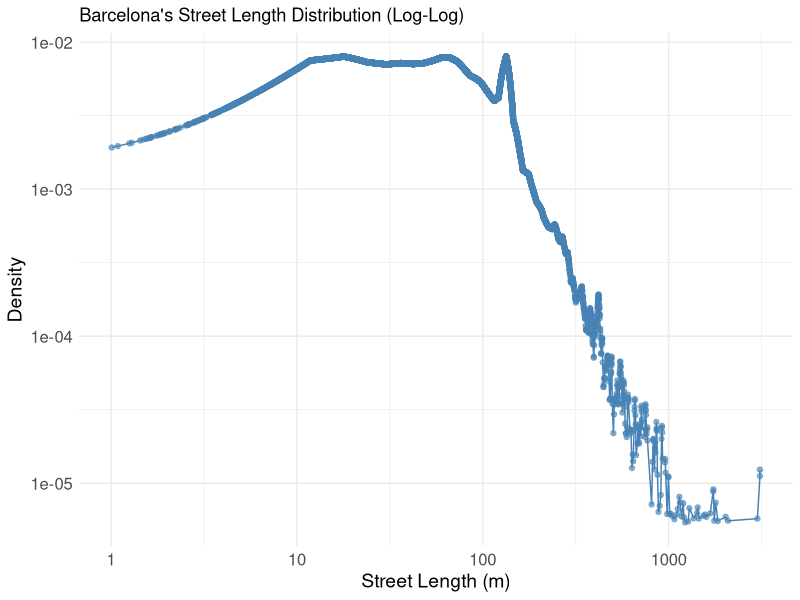
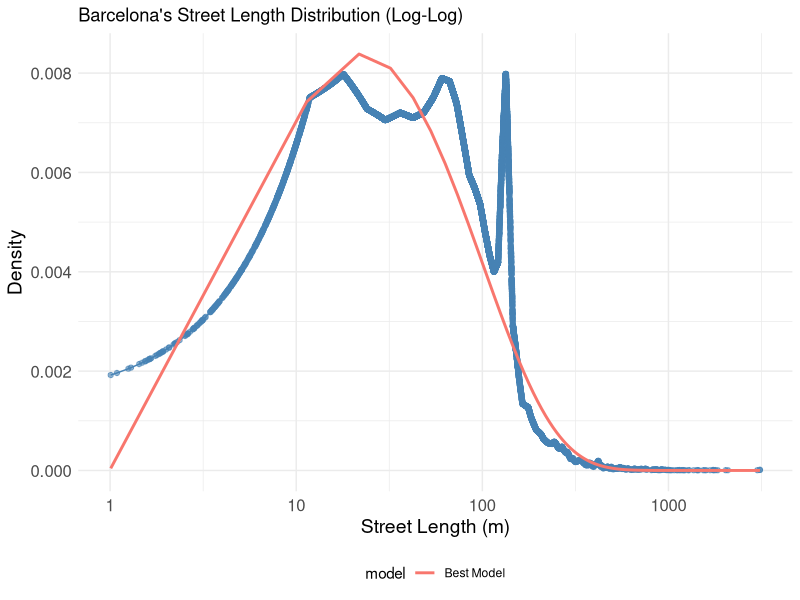
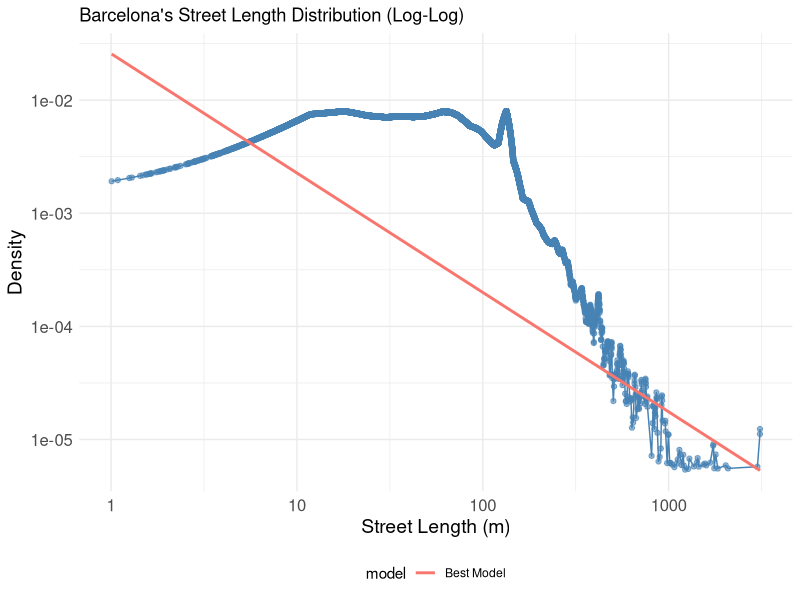
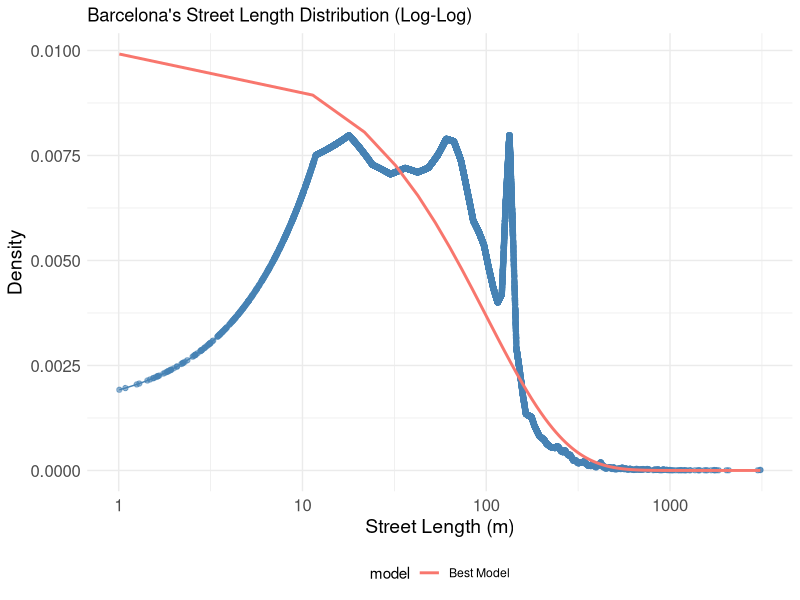
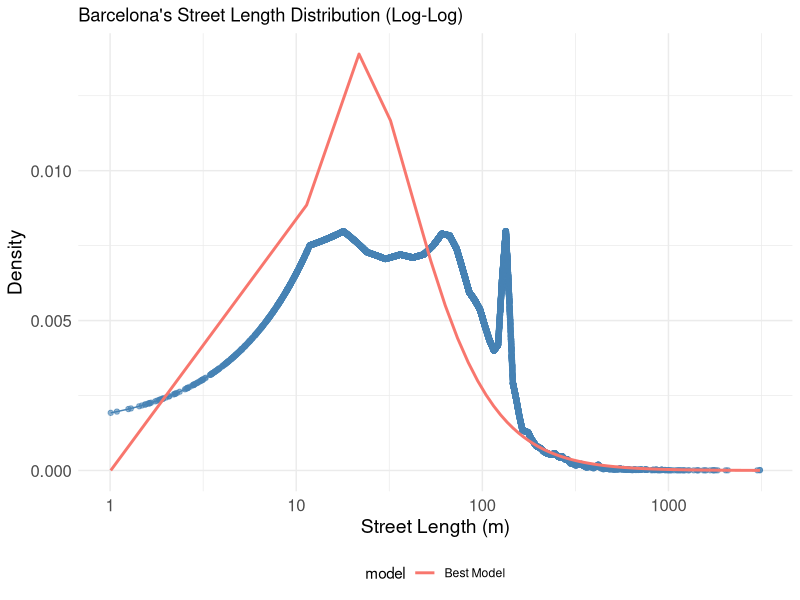
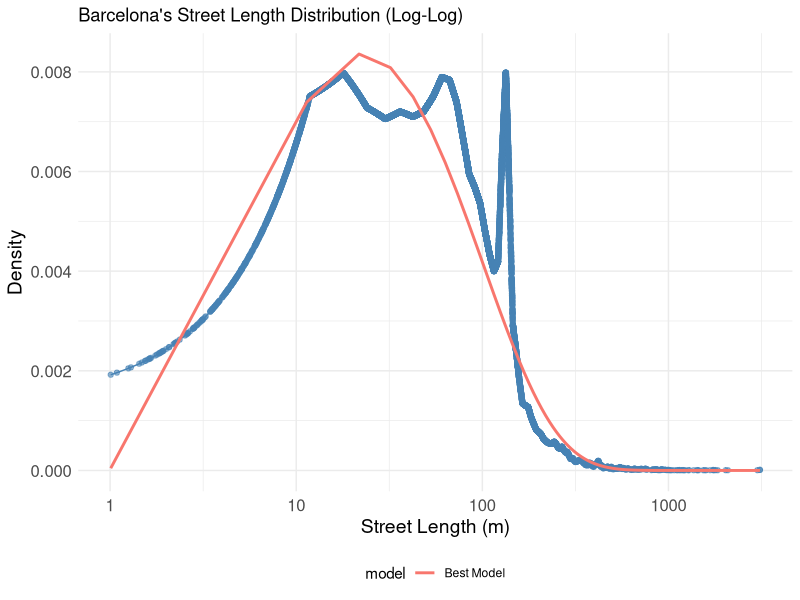
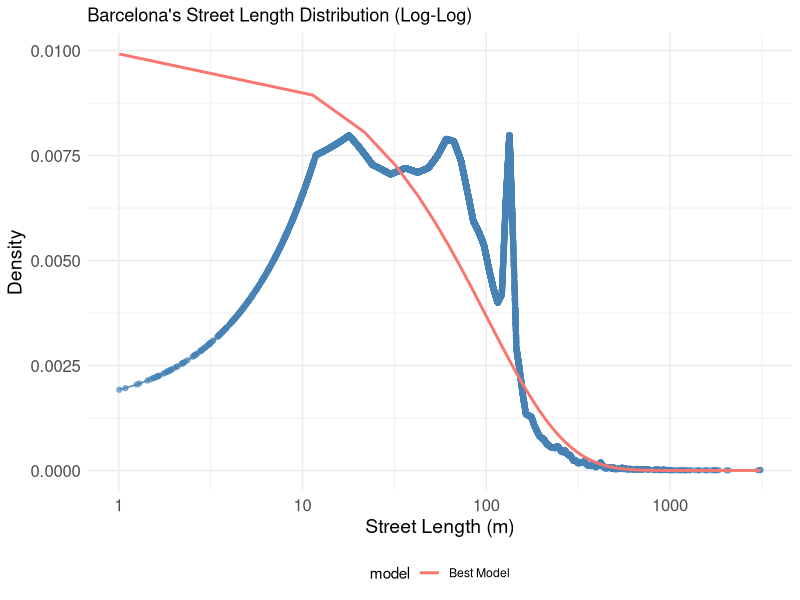

Generate these figures, in order, with R:
## Load the data

# Read the CSV file
df <- read.csv("Barcelona_street_lengths.csv")

# Rename the first column to "length"
names(df)[1] <- "length"

# Inspect
head(df)

## Estimate the density

# Estimate the kernel density of the street-length data
dens <- density(df$length, bw = "SJ")

# Convert the 'density' object to a data frame
dens_df <- data.frame(x = dens$x, y = dens$y)

# Load ggplot2
library(ggplot2)

ggplot() +
  # 1) Scatterplot of the raw data at its estimated density
  geom_point(
    data = df, aes(x = length, y = approx(dens$x, dens$y, xout = length)$y),
    color = "steelblue", alpha = 0.6
  ) +

  # 2) Add a thin line connecting the points
  geom_line(
    data = df, aes(x = length, y = approx(dens$x, dens$y, xout = length)$y),
    color = "steelblue", size = 0.5
  ) +

  # 3) Set log-log scales
  scale_x_log10() +
  scale_y_log10() +

  # 4) Add titles and labels
  labs(
    title = "Barcelona's Street Length Distribution (Log-Log)",
    x = "Street Length (m)",
    y = "Density"
  ) +

  # 5) Minimalist theme
  theme_minimal() +
  theme(
    axis.text = element_text(size = 12),
    axis.title = element_text(size = 14),
    legend.position = "none"
  )

############################################# Modelling

library(stats4)

# Function to compute the normalization constant
compute_normalization_constant <- function(alpha, beta, gamma, l_min = 1e-6, l_max = Inf) {
  f_unnormalized <- function(l, alpha, beta, gamma) {
    exp(-alpha / l - beta * l) * l^(-gamma)
  }
  
  # Attempt integration and catch errors
  result <- try(integrate(f_unnormalized,
                          lower = l_min, upper = l_max,
                          alpha = alpha, beta = beta, gamma = gamma),
                silent = TRUE)
  
  # Check if integration failed or produced non-finite results
  if (inherits(result, "try-error") || !is.finite(result$value) || result$message != "OK") {
    return(NA)  # Indicate failure
  }
  
  return(1 / result$value)
}

minus_log_likelihood <- function(alpha, beta, gamma) {
  # Attempt to compute the normalization constant
  C <- compute_normalization_constant(alpha, beta, gamma)
  
  # If integration failed, return a large penalty value
  if (is.na(C) || !is.finite(C)) {
    return(1e12)  # Large penalty to discourage this parameter set
  }
  
  # Compute the negative log-likelihood using valid normalization constant
  value <- -sum(log(C * exp(-alpha / df$length - beta * df$length) * df$length^(-gamma)))

  # If computation yields non-finite result, also penalize
  if (!is.finite(value)) {
    return(1e12)
  }
  
  return(value)
}

# Parameter estimation via MLE


result_1 <- mle(
  minus_log_likelihood,
  start = c(alpha = 145, beta = 1/2000, gamma = 4),  # Named numeric vector for start
  method = "L-BFGS-B",
  lower = c(alpha = 1e-6, beta = 1e-6, gamma = 1e-6),      # Named numeric vector for lower
  upper = c(alpha = Inf, beta = Inf, gamma = Inf)         # Named numeric vector for upper
)

result_1

result_2 <- mle(
  minus_log_likelihood,
  start = c(alpha = 100, beta = 0.001, gamma = 3),  # Named numeric vector for start
  method = "L-BFGS-B",
  lower = c(alpha = 1e-6, beta = 1e-6, gamma = 1e-6),      # Named numeric vector for lower
  upper = c(alpha = Inf, beta = Inf, gamma = Inf)         # Named numeric vector for upper
)

result_2

result_test <- mle(
  minus_log_likelihood,
  start = c(alpha = 500, beta = 0.001, gamma = 5),  # Named numeric vector for start
  method = "L-BFGS-B",
  lower = c(alpha = 1e-6, beta = 1e-6, gamma = 1e-6),      # Named numeric vector for lower
  upper = c(alpha = Inf, beta = Inf, gamma = Inf)         # Named numeric vector for upper
)

result_test

print(minus_log_likelihood(alpha =118.38138631, beta =0.00579913 , gamma =2.27288330))
print(minus_log_likelihood(alpha =1.449748e+02, beta =1.000000e-10 , gamma =3.617356e+00))
print(minus_log_likelihood(alpha =145, beta =1/2000 , gamma =3.36))
print(minus_log_likelihood(alpha =2.500000e+02, beta =1.841261e-03 , gamma =4.000074e+00))
print(minus_log_likelihood(alpha =2.000000e+02, beta =6.405599e-03 , gamma =3.000040e+00))
print(minus_log_likelihood(alpha =5.856739691, beta =0.011443168 , gamma =0.007618103))

print(minus_log_likelihood(alpha =6.15611022   , beta =0.01154206    , gamma =0.01154206  ))

get_AIC <- function(min_log_lik, K, N) {
  2* min_log_lik + 2 * K * N / (N - K - 1)  # AIC with correction for sample size
}

get_AIC(minus_log_likelihood(alpha =118.38138631, beta =0.00579913 , gamma =2.27288330), 3, length(df$length))

get_AIC(minus_log_likelihood(alpha =5.856739691, beta =0.011443168 , gamma =0.007618103), 3, length(df$length))

############################## Parameter tests ####################################

# Define a list of starting parameter vectors
start_grid <- list(
  c(alpha = 500, beta = 0.001, gamma = 5),
  c(alpha = 400, beta = 0.0005, gamma = 4.5),
  c(alpha = 600, beta = 0.002, gamma = 5.5),
  c(alpha = 300, beta = 0.0015, gamma = 4),
  c(alpha = 700, beta = 0.0008, gamma = 6)
  # Add as many starting points as needed
)

results_list <- vector("list", length(start_grid))

for (i in seq_along(start_grid)) {
  init <- start_grid[[i]]
  cat("Trying initialization:", init, "\n")
  # Use tryCatch to handle potential errors during estimation
  est <- tryCatch({
    mle(
      minus_log_likelihood,
      start = init,
      method = "L-BFGS-B",
      lower = c(alpha = 1e-6, beta = 1e-6, gamma = 1e-6),
      upper = c(alpha = Inf, beta = Inf, gamma = Inf)
    )
  }, error = function(e) {
    message("Error with initialization ", i, ": ", e$message)
    return(NULL)  # return NULL on failure
  })
  
  results_list[[i]] <- est
}

# Filter out NULL entries from failed fits
valid_results <- Filter(Negate(is.null), results_list)


# Extract minus log-likelihood values from each valid result
mll_values <- sapply(valid_results, function(res) {
  # -logLik gives the minus log-likelihood since mle maximizes log-likelihood
  -as.numeric(logLik(res))
})

# Find the index of the minimum minus log-likelihood
best_index <- which.min(mll_values)
best_result <- valid_results[[best_index]]

cat("Best initialization resulted in:\n")
print(best_result)
cat("Minimum minus log-likelihood:", mll_values[best_index], "\n")


######################### Plotting ########################################

params <- c(alpha = 5.856739691, beta = 0.011443168, gamma = 0.007618103)

l_seq <- seq(min(df$length), max(df$length), length.out = 300)

# Compute normalization constants
C <- compute_normalization_constant(params["alpha"], params["beta"], params["gamma"])

# Compute densities for each model at the sequence of lengths
density <- C * exp(-params["alpha"] / l_seq - params["beta"] * l_seq) * l_seq^(-params["gamma"])



model_df <- data.frame(length = l_seq, density = density, model = "Best Model")



library(ggplot2)

ggplot() +
  # Original data density plot
  geom_point(
    data = df, 
    aes(x = length, y = approx(dens$x, dens$y, xout = length)$y),
    color = "steelblue", alpha = 0.6
  ) +
  geom_line(
    data = df, 
    aes(x = length, y = approx(dens$x, dens$y, xout = length)$y),
    color = "steelblue", size = 0.5
  ) +
  
  # Overlay model predictions
  geom_line(
    data = model_df,
    aes(x = length, y = density, color = model),
    size = 1
  ) +
  
  # Log-log scales and labels
  scale_x_log10() +
  labs(
    title = "Barcelona's Street Length Distribution (Log-Log)",
    x = "Street Length (m)",
    y = "Density"
  ) +
  theme_minimal() +
  theme(
    axis.text = element_text(size = 12),
    axis.title = element_text(size = 14),
    legend.position = "bottom"  # Show legend to distinguish models
  )

#############################################
###################### Model 1: the simplest
#############################################

# 1) Compute the normalization constant
compute_normalization_constant_model_1 <- function(gamma, l_min = 1e-6, l_max = Inf) {
  f_unnormalized <- function(l, gamma) {
    l^(-gamma)
  }
  
  # Attempt integration and catch errors
  result <- try(integrate(f_unnormalized,
                          lower = l_min, upper = l_max,
                          gamma = gamma),
                silent = TRUE)
  
  # Check if integration failed or produced non-finite results
  if (inherits(result, "try-error") || !is.finite(result$value) || result$message != "OK") {
    return(NA)  # Indicate failure
  }
  
  return(1 / result$value)
}

# 2) Compute the minus the log-likelihood

minus_log_likelihood_model_1 <- function(gamma) {
  # Attempt to compute the normalization constant
  C <- compute_normalization_constant_model_1(gamma)
  
  # If integration failed, return a large penalty value
  if (is.na(C) || !is.finite(C)) {
    return(1e12)  # Large penalty to discourage this parameter set
  }
  
  # Compute the negative log-likelihood using valid normalization constant
  value <- -sum(log(C * df$length^(-gamma)))
  
  # If computation yields non-finite result, also penalize
  if (!is.finite(value)) {
    return(1e12)
  }
  
  return(value)
}

# 3) Parameter estimation via MLE
# Define a list of starting parameter vectors
start_grid <- list(
  c(gamma = 1),
  c(gamma = 2),
  c(gamma = 3),
  c(gamma = 4),
  c(gamma = 5),
  c(gamma = 6),
  c(gamma = 7),
  c(gamma = 8)
)

results_list <- vector("list", length(start_grid))

for (i in seq_along(start_grid)) {
  init <- start_grid[[i]]
  cat("Trying initialization:", init, "\n")
  # Use tryCatch to handle potential errors during estimation
  est <- tryCatch({
    mle(
      minus_log_likelihood_model_1,
      start = init,  # Named numeric vector for start
      method = "L-BFGS-B",
      lower = c(gamma = 0),      # Named numeric vector for lower
      upper = c(gamma = Inf)         # Named numeric vector for upper
    )
  }, error = function(e) {
    message("Error with initialization ", i, ": ", e$message)
    return(NULL)  # return NULL on failure
  })
  
  results_list[[i]] <- est
}

# Filter out NULL entries from failed fits
valid_results <- Filter(Negate(is.null), results_list)


# Extract minus log-likelihood values from each valid result
mll_values <- sapply(valid_results, function(res) {
  # -logLik gives the minus log-likelihood since mle maximizes log-likelihood
  -as.numeric(logLik(res))
})

# Find the index of the minimum minus log-likelihood
best_index <- which.min(mll_values)
best_result <- valid_results[[best_index]]

cat("Best initialization resulted in:\n")
print(best_result)
cat("Minimum minus log-likelihood:", mll_values[best_index], "\n")

# 4) Obtain AIC value
get_AIC <- function(min_log_lik, K, N) {
  2* min_log_lik + 2 * K * N / (N - K - 1)  # AIC with correction for sample size
}

get_AIC(minus_log_likelihood_model_1(1.05548),1, length(df$length))

########################################################
# 5) Plot on top of the empirical distribution

params <- c(gamma = 1.05548)

l_seq <- seq(min(df$length), max(df$length), length.out = 300)

# Compute normalization constants
C <- compute_normalization_constant_model_1(params["gamma"])

# Compute densities for each model at the sequence of lengths
density <- C * l_seq^(-params["gamma"])



model_df <- data.frame(length = l_seq, density = density, model = "Best Model")


ggplot() +
  # Original data density plot
  geom_point(
    data = df, 
    aes(x = length, y = approx(dens$x, dens$y, xout = length)$y),
    color = "steelblue", alpha = 0.6
  ) +
  geom_line(
    data = df, 
    aes(x = length, y = approx(dens$x, dens$y, xout = length)$y),
    color = "steelblue", size = 0.5
  ) +
  
  # Overlay model predictions
  geom_line(
    data = model_df,
    aes(x = length, y = density, color = model),
    size = 1
  ) +
  
  # Log-log scales and labels
  scale_x_log10() +
  scale_y_log10() +
  labs(
    title = "Barcelona's Street Length Distribution (Log-Log)",
    x = "Street Length (m)",
    y = "Density"
  ) +
  theme_minimal() +
  theme(
    axis.text = element_text(size = 12),
    axis.title = element_text(size = 14),
    legend.position = "bottom"  # Show legend to distinguish models
  )


##################### Model 2: a bit more complex

# 1) Compute the normalization constant
compute_normalization_constant_model_2 <- function(beta, gamma, l_min = 1e-6, l_max = Inf) {
  f_unnormalized <- function(l, beta, gamma) {
    l^(-gamma) * exp(-beta * l)
  }
  
  # Attempt integration and catch errors
  result <- try(integrate(f_unnormalized,
                          lower = l_min, upper = l_max,
                          beta = beta, gamma = gamma),
                silent = TRUE)
  
  # Check if integration failed or produced non-finite results
  if (inherits(result, "try-error") || !is.finite(result$value) || result$message != "OK") {
    return(NA)  # Indicate failure
  }
  
  return(1 / result$value)
}

# 2) Compute the minus the log-likelihood

minus_log_likelihood_model_2 <- function(beta, gamma) {
  # Attempt to compute the normalization constant
  C <- compute_normalization_constant_model_2(beta, gamma)
  
  # If integration failed, return a large penalty value
  if (is.na(C) || !is.finite(C)) {
    return(1e12)  # Large penalty to discourage this parameter set
  }
  
  # Compute the negative log-likelihood using valid normalization constant
  value <- -sum(log(C * df$length^(-gamma) * exp(-beta * df$length)))
  
  # If computation yields non-finite result, also penalize
  if (!is.finite(value)) {
    return(1e12)
  }
  
  return(value)
}

# 3) Parameter estimation via MLE
# Define a list of starting parameter vectors
start_grid <- list(
  c(beta = 0.001, gamma = 5),
  c(beta = 0.0005, gamma = 4.5),
  c(beta = 0.002, gamma = 5.5),
  c(beta = 0.0015, gamma = 4),
  c(beta = 0.0008, gamma = 6),
  c(beta = 0.0008, gamma = 3),
  c(beta = 0.0008, gamma = 2),
  c(beta = 0.0008, gamma = 1),
  c(beta = 0.0008, gamma = 3),
  c(beta = 0.001, gamma = 3),
  c(beta = 0.0005, gamma = 2),
  c(beta = 0.002, gamma = 3),
  c(beta = 0.01, gamma = 5),
  c(beta = 0.01, gamma = 4.5),
  c(beta = 0.01, gamma = 5.5)
)

results_list <- vector("list", length(start_grid))

for (i in seq_along(start_grid)) {
  init <- start_grid[[i]]
  cat("Trying initialization:", init, "\n")
  # Use tryCatch to handle potential errors during estimation
  est <- tryCatch({
    mle(
      minus_log_likelihood_model_2,
      start = init,  # Named numeric vector for start
      method = "L-BFGS-B",
      lower = c(beta = 1e-6, gamma = 0),      # Named numeric vector for lower
      upper = c(beta = Inf, gamma = Inf)         # Named numeric vector for upper
    )
  }, error = function(e) {
    message("Error with initialization ", i, ": ", e$message)
    return(NULL)  # return NULL on failure
  })
  
  results_list[[i]] <- est
}

# Filter out NULL entries from failed fits
valid_results <- Filter(Negate(is.null), results_list)


# Extract minus log-likelihood values from each valid result
mll_values <- sapply(valid_results, function(res) {
  # -logLik gives the minus log-likelihood since mle maximizes log-likelihood
  -as.numeric(logLik(res))
})

# Find the index of the minimum minus log-likelihood
best_index <- which.min(mll_values)
best_result <- valid_results[[best_index]]

cat("Best initialization resulted in:\n")
print(best_result)
cat("Minimum minus log-likelihood:", mll_values[best_index], "\n")

# 4) Obtain AIC value
get_AIC <- function(min_log_lik, K, N) {
  2* min_log_lik + 2 * K * N / (N - K - 1)  # AIC with correction for sample size
}

get_AIC(minus_log_likelihood_model_2(beta = 0.01001578, gamma = 0),2, length(df$length))

########################################################
# 5) Plot on top of the empirical distribution

params <- c(beta = 0.01001578 , gamma = 0)

l_seq <- seq(min(df$length), max(df$length), length.out = 300)

# Compute normalization constants
C <- compute_normalization_constant_model_2(params["beta"], params["gamma"])

# Compute densities for each model at the sequence of lengths
density <- C * l_seq^(-params["gamma"]) * exp(-params["beta"] * l_seq)



model_df <- data.frame(length = l_seq, density = density, model = "Best Model")


ggplot() +
  # Original data density plot
  geom_point(
    data = df, 
    aes(x = length, y = approx(dens$x, dens$y, xout = length)$y),
    color = "steelblue", alpha = 0.6
  ) +
  geom_line(
    data = df, 
    aes(x = length, y = approx(dens$x, dens$y, xout = length)$y),
    color = "steelblue", size = 0.5
  ) +
  
  # Overlay model predictions
  geom_line(
    data = model_df,
    aes(x = length, y = density, color = model),
    size = 1
  ) +
  
  # Log-log scales and labels
  scale_x_log10() +
  labs(
    title = "Barcelona's Street Length Distribution (Log-Log)",
    x = "Street Length (m)",
    y = "Density"
  ) +
  theme_minimal() +
  theme(
    axis.text = element_text(size = 12),
    axis.title = element_text(size = 14),
    legend.position = "bottom"  # Show legend to distinguish models
  )

##################### Model 3

# 1) Compute normalization constant for Model 3
compute_normalization_constant_model_3 <- function(alpha, gamma, l_min = 1e-6, l_max = Inf) {
  f_unnormalized <- function(l, alpha, gamma) {
    exp(-alpha / l) * l^(-gamma)
  }
  
  result <- try(integrate(f_unnormalized,
                          lower = l_min, upper = l_max,
                          alpha = alpha, gamma = gamma),
                silent = TRUE)
  
  if (inherits(result, "try-error") || !is.finite(result$value) || result$message != "OK") {
    return(NA)
  }
  
  return(1 / result$value)
}

# 2) Compute the minus log-likelihood for Model 3
minus_log_likelihood_model_3 <- function(alpha, gamma) {
  C <- compute_normalization_constant_model_3(alpha, gamma)
  if (is.na(C) || !is.finite(C)) {
    return(1e12)
  }
  
  value <- -sum(log(C * exp(-alpha / df$length) * df$length^(-gamma)))
  if (!is.finite(value)) {
    return(1e12)
  }
  
  return(value)
}

# 3) Parameter estimation via MLE
# Define a list of starting parameter vectors
start_grid <- list(
  c(alpha = 150, gamma = 5),
  c(alpha = 200, gamma = 4.5),
  c(alpha = 250, gamma = 5.5),
  c(alpha = 300, gamma = 4),
  c(alpha = 400, gamma = 6),
  c(alpha = 500, gamma = 3),
  c(alpha = 150, gamma = 2),
  c(alpha = 200, gamma = 1),
  c(alpha = 250, gamma = 5.5),
  c(alpha = 300, gamma = 4),
  c(alpha = 400, gamma = 6),
  c(alpha = 500, gamma = 3)
)

results_list <- vector("list", length(start_grid))

for (i in seq_along(start_grid)) {
  init <- start_grid[[i]]
  cat("Trying initialization:", init, "\n")
  # Use tryCatch to handle potential errors during estimation
  est <- tryCatch({
    mle(
      minus_log_likelihood_model_3,
      start = init,  # Named numeric vector for start
      method = "L-BFGS-B",
      lower = c(alpha = 0, gamma = 0),      # Named numeric vector for lower
      upper = c(alpha = Inf, gamma = Inf)         # Named numeric vector for upper
    )
  }, error = function(e) {
    message("Error with initialization ", i, ": ", e$message)
    return(NULL)  # return NULL on failure
  })
  
  results_list[[i]] <- est
}

# Filter out NULL entries from failed fits
valid_results <- Filter(Negate(is.null), results_list)


# Extract minus log-likelihood values from each valid result
mll_values <- sapply(valid_results, function(res) {
  # -logLik gives the minus log-likelihood since mle maximizes log-likelihood
  -as.numeric(logLik(res))
})

# Find the index of the minimum minus log-likelihood
best_index <- which.min(mll_values)
best_result <- valid_results[[best_index]]

cat("Best initialization resulted in:\n")
print(best_result)
cat("Minimum minus log-likelihood:", mll_values[best_index], "\n")

# 4) Obtain AIC value
get_AIC <- function(min_log_lik, K, N) {
  2* min_log_lik + 2 * K * N / (N - K - 1)  # AIC with correction for sample size
}

get_AIC(minus_log_likelihood_model_3(alpha = 42.89366, gamma = 2.08045),2, length(df$length))

########################################################
# 5) Plot on top of the empirical distribution

params <- c(alpha = 42.89366 , gamma = 2.08045)

l_seq <- seq(min(df$length), max(df$length), length.out = 300)

# Compute normalization constants
C <- compute_normalization_constant_model_3(params["alpha"], params["gamma"])

# Compute densities for each model at the sequence of lengths
density <- C * exp(-params["alpha"] / l_seq) * l_seq^(-params["gamma"])



model_df <- data.frame(length = l_seq, density = density, model = "Best Model")


ggplot() +
  # Original data density plot
  geom_point(
    data = df, 
    aes(x = length, y = approx(dens$x, dens$y, xout = length)$y),
    color = "steelblue", alpha = 0.6
  ) +
  geom_line(
    data = df, 
    aes(x = length, y = approx(dens$x, dens$y, xout = length)$y),
    color = "steelblue", size = 0.5
  ) +
  
  # Overlay model predictions
  geom_line(
    data = model_df,
    aes(x = length, y = density, color = model),
    size = 1
  ) +
  
  # Log-log scales and labels
  scale_x_log10() +
  labs(
    title = "Barcelona's Street Length Distribution (Log-Log)",
    x = "Street Length (m)",
    y = "Density"
  ) +
  theme_minimal() +
  theme(
    axis.text = element_text(size = 12),
    axis.title = element_text(size = 14),
    legend.position = "bottom"  # Show legend to distinguish models
  )


#################### Model 4

# 1) Compute normalization constant for Model 4
compute_normalization_constant_model_4 <- function(alpha, beta, l_min = 1e-6, l_max = Inf) {
  f_unnormalized <- function(l, alpha, beta) {
    exp(-alpha / l - beta * l)
  }
  
  result <- try(integrate(f_unnormalized,
                          lower = l_min, upper = l_max,
                          alpha = alpha, beta = beta),
                silent = TRUE)
  
  if (inherits(result, "try-error") || !is.finite(result$value) || result$message != "OK") {
    return(NA)
  }
  
  return(1 / result$value)
}

# 2) Compute the minus log-likelihood for Model 4
minus_log_likelihood_model_4 <- function(alpha, beta) {
  C <- compute_normalization_constant_model_4(alpha, beta)
  if (is.na(C) || !is.finite(C)) {
    return(1e12)
  }
  
  value <- -sum(log(C * exp(-alpha / df$length - beta * df$length)))
  if (!is.finite(value)) {
    return(1e12)
  }
  
  return(value)
}

# 3) Parameter estimation via MLE
# Define a list of starting parameter vectors
start_grid <- list(
  c(alpha = 150, beta = 0.001),
  c(alpha = 200, beta = 0.01),
  c(alpha = 250, beta = 0.0001),
  c(alpha = 300, beta = 0.00001),
  c(alpha = 400, beta = 0.0005),
  c(alpha = 500, beta = 0.1),
  c(alpha = 150, beta = 0.1),
  c(alpha = 200, beta = 0.0001),
  c(alpha = 250, beta = 0.01),
  c(alpha = 300, beta = 0.00001),
  c(alpha = 400, beta = 0.01),
  c(alpha = 500, beta = 0.01)
)

results_list <- vector("list", length(start_grid))

for (i in seq_along(start_grid)) {
  init <- start_grid[[i]]
  cat("Trying initialization:", init, "\n")
  # Use tryCatch to handle potential errors during estimation
  est <- tryCatch({
    mle(
      minus_log_likelihood_model_4,
      start = init,  # Named numeric vector for start
      method = "L-BFGS-B",
      lower = c(alpha = 0, beta = 0),      # Named numeric vector for lower
      upper = c(alpha = Inf, gamma = Inf)         # Named numeric vector for upper
    )
  }, error = function(e) {
    message("Error with initialization ", i, ": ", e$message)
    return(NULL)  # return NULL on failure
  })
  
  results_list[[i]] <- est
}

# Filter out NULL entries from failed fits
valid_results <- Filter(Negate(is.null), results_list)


# Extract minus log-likelihood values from each valid result
mll_values <- sapply(valid_results, function(res) {
  # -logLik gives the minus log-likelihood since mle maximizes log-likelihood
  -as.numeric(logLik(res))
})

# Find the index of the minimum minus log-likelihood
best_index <- which.min(mll_values)
best_result <- valid_results[[best_index]]

cat("Best initialization resulted in:\n")
print(best_result)
cat("Minimum minus log-likelihood:", mll_values[best_index], "\n")

# 4) Obtain AIC value
get_AIC <- function(min_log_lik, K, N) {
  2* min_log_lik + 2 * K * N / (N - K - 1)  # AIC with correction for sample size
}

get_AIC(minus_log_likelihood_model_4(alpha = 5.77615942 , beta = 0.01149134 ), 2, length(df$length))

########################################################
# 5) Plot on top of the empirical distribution

params <- c(alpha = 5.77615942 , beta = 0.01149134 )

l_seq <- seq(min(df$length), max(df$length), length.out = 300)

# Compute normalization constants
C <- compute_normalization_constant_model_4(params["alpha"], params["beta"])

# Compute densities for each model at the sequence of lengths
density <- C * exp(-params["alpha"] / l_seq - params["beta"] * l_seq)




model_df <- data.frame(length = l_seq, density = density, model = "Best Model")


ggplot() +
  # Original data density plot
  geom_point(
    data = df, 
    aes(x = length, y = approx(dens$x, dens$y, xout = length)$y),
    color = "steelblue", alpha = 0.6
  ) +
  geom_line(
    data = df, 
    aes(x = length, y = approx(dens$x, dens$y, xout = length)$y),
    color = "steelblue", size = 0.5
  ) +
  
  # Overlay model predictions
  geom_line(
    data = model_df,
    aes(x = length, y = density, color = model),
    size = 1
  ) +
  
  # Log-log scales and labels
  scale_x_log10() +
  labs(
    title = "Barcelona's Street Length Distribution (Log-Log)",
    x = "Street Length (m)",
    y = "Density"
  ) +
  theme_minimal() +
  theme(
    axis.text = element_text(size = 12),
    axis.title = element_text(size = 14),
    legend.position = "bottom"  # Show legend to distinguish models
  )

###################### Model 6
# 1) Compute normalization constant for Model 6
compute_normalization_constant_model_6 <- function(beta, l_min = 1e-6, l_max = Inf) {
  f_unnormalized <- function(l, beta) {
    exp(-beta * l)
  }
  
  result <- try(integrate(f_unnormalized,
                          lower = l_min, upper = l_max,
                          beta = beta),
                silent = TRUE)
  
  if (inherits(result, "try-error") || !is.finite(result$value) || result$message != "OK") {
    return(NA)
  }
  
  return(1 / result$value)
}

# 2) Compute the minus log-likelihood for Model 6
minus_log_likelihood_model_6 <- function(beta) {
  C <- compute_normalization_constant_model_6(beta)
  if (is.na(C) || !is.finite(C)) {
    return(1e12)
  }
  
  value <- -sum(log(C * exp(-beta * df$length)))
  if (!is.finite(value)) {
    return(1e12)
  }
  
  return(value)
}

# 3) Parameter estimation via MLE
# Define a list of starting parameter vectors
start_grid <- list(
  c(beta = 0.1),
  c(beta = 0.01),
  c(beta = 0.001),
  c(beta = 0.0001),
  c(beta = 0.00001),
  c(beta = 0.000001)
)

results_list <- vector("list", length(start_grid))

for (i in seq_along(start_grid)) {
  init <- start_grid[[i]]
  cat("Trying initialization:", init, "\n")
  # Use tryCatch to handle potential errors during estimation
  est <- tryCatch({
    mle(
      minus_log_likelihood_model_6,
      start = init,  
      method = "L-BFGS-B",
      lower = c(beta = 0),      
      upper = c(beta = Inf)         
    )
  }, error = function(e) {
    message("Error with initialization ", i, ": ", e$message)
    return(NULL)  # return NULL on failure
  })
  
  results_list[[i]] <- est
}

# Filter out NULL entries from failed fits
valid_results <- Filter(Negate(is.null), results_list)


# Extract minus log-likelihood values from each valid result
mll_values <- sapply(valid_results, function(res) {
  # -logLik gives the minus log-likelihood since mle maximizes log-likelihood
  -as.numeric(logLik(res))
})

# Find the index of the minimum minus log-likelihood
best_index <- which.min(mll_values)
best_result <- valid_results[[best_index]]

cat("Best initialization resulted in:\n")
print(best_result)
cat("Minimum minus log-likelihood:", mll_values[best_index], "\n")

# 4) Obtain AIC value
get_AIC <- function(min_log_lik, K, N) {
  2* min_log_lik + 2 * K * N / (N - K - 1)  # AIC with correction for sample size
}

get_AIC(minus_log_likelihood_model_6(beta = 0.01001878), 1, length(df$length))

########################################################
# 5) Plot on top of the empirical distribution

params <- c(beta = 0.01001878)

l_seq <- seq(min(df$length), max(df$length), length.out = 300)

# Compute normalization constants
C <- compute_normalization_constant_model_6(params["beta"])

# Compute densities for each model at the sequence of lengths
density <- C * exp(-params["beta"] * l_seq)



model_df <- data.frame(length = l_seq, density = density, model = "Best Model")


ggplot() +
  # Original data density plot
  geom_point(
    data = df, 
    aes(x = length, y = approx(dens$x, dens$y, xout = length)$y),
    color = "steelblue", alpha = 0.6
  ) +
  geom_line(
    data = df, 
    aes(x = length, y = approx(dens$x, dens$y, xout = length)$y),
    color = "steelblue", size = 0.5
  ) +
  
  # Overlay model predictions
  geom_line(
    data = model_df,
    aes(x = length, y = density, color = model),
    size = 1
  ) +
  
  # Log-log scales and labels
  scale_x_log10() +
  labs(
    title = "Barcelona's Street Length Distribution (Log-Log)",
    x = "Street Length (m)",
    y = "Density"
  ) +
  theme_minimal() +
  theme(
    axis.text = element_text(size = 12),
    axis.title = element_text(size = 14),
    legend.position = "bottom"  # Show legend to distinguish models
  )
